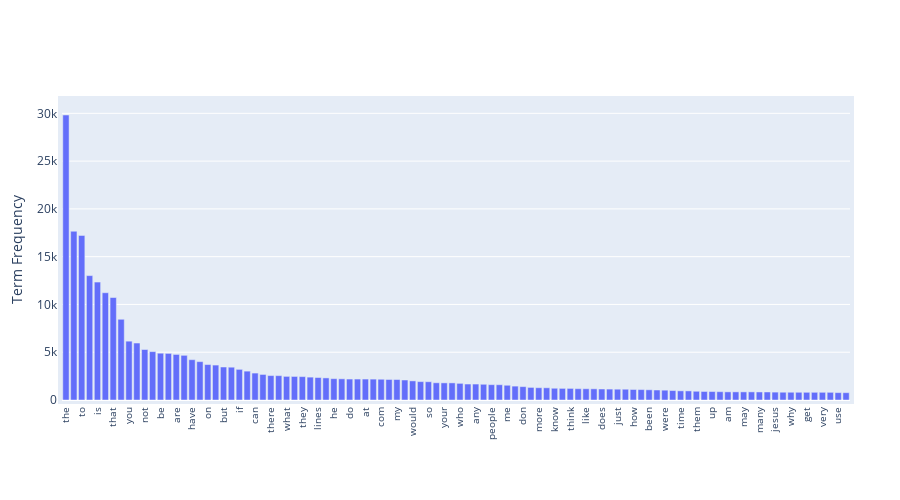

This figure's notebook cell:
### Code cell
# Exercise 15
# display the top 100 terms by frequency
# get top 100 terms
top_100 = sorted(zip(count_vect.get_feature_names_out(), term_frequencies), key=lambda x: x[1], reverse=True)[:100]

# Create a bar chart trace
trace = go.Bar(
    x=[x[0] for x in top_100],
    y=[x[1] for x in top_100],
)

layout = go.Layout(
    xaxis=dict(
        tickangle=-90,
        tickfont=dict(size=10),
    ),
    yaxis=dict(
        title='Term Frequency',
    ),
    margin=dict(
        l=50,
        r=50,
        b=100,
        t=100,
        pad=4,
    ),
    height=500,
)

# Create a figure and add the trace and layout
fig = go.Figure(data=[trace], layout=layout)

# Display the chart
fig.show()

### Figure 1 — Plotly figure (JSON) as saved in the notebook; plotly's stock layout.template omitted (floating-point values rounded to 4 significant figures)
{"data": [{"type": "bar", "x": ["the", "of", "to", "and", "is", "in", "that", "it", "you", "for", "not", "this", "be", "from", "are", "edu", "have", "as", "on", "with", "but", "or", "if", "was", "can", "we", "there", "by", "what", "subject", "they", "an", "lines", "one", "he", "god", "do", "organization", "at", "re", "com", "about", "my", "all", "would", "will", "so", "some", "your", "no", "who", "has", "any", "writes", "people", "which", "me", "article", "don", "his", "more", "other", "know", "when", "think", "their", "like", "university", "does", "out", "just", "only", "how", "also", "been", "than", "were", "then", "time", "because", "them", "posting", "up", "had", "am", "should", "may", "these", "many", "say", "jesus", "see", "why", "us", "get", "good", "very", "believe", "use", "such"], "y": [29825, 17660, 17222, 13017, 12343, 11226, 10723, 8447, 6157, 5962, 5285, 5063, 4898, 4877, 4769, 4675, 4218, 4015, 3709, 3655, 3453, 3432, 3208, 3020, 2818, 2674, 2556, 2548, 2472, 2464, 2448, 2393, 2353, 2312, 2232, 2216, 2193, 2192, 2191, 2186, 2172, 2148, 2143, 2093, 2000, 1925, 1912, 1802, 1793, 1791, 1742, 1671, 1669, 1645, 1604, 1599, 1543, 1453, 1400, 1318, 1286, 1278, 1230, 1215, 1213, 1184, 1177, 1170, 1151, 1142, 1130, 1127, 1100, 1090, 1068, 1045, 1028, 989, 959, 952, 914, 892, 885, 870, 852, 851, 850, 850, 841, 840, 825, 814, 811, 808, 806, 805, 805, 803, 772, 766]}], "layout": {"height": 500, "margin": {"b": 100, "l": 50, "pad": 4, "r": 50, "t": 100}, "xaxis": {"tickangle": -90, "tickfont": {"size": 10}}, "yaxis": {"title": {"text": "Term Frequency"}}}}
